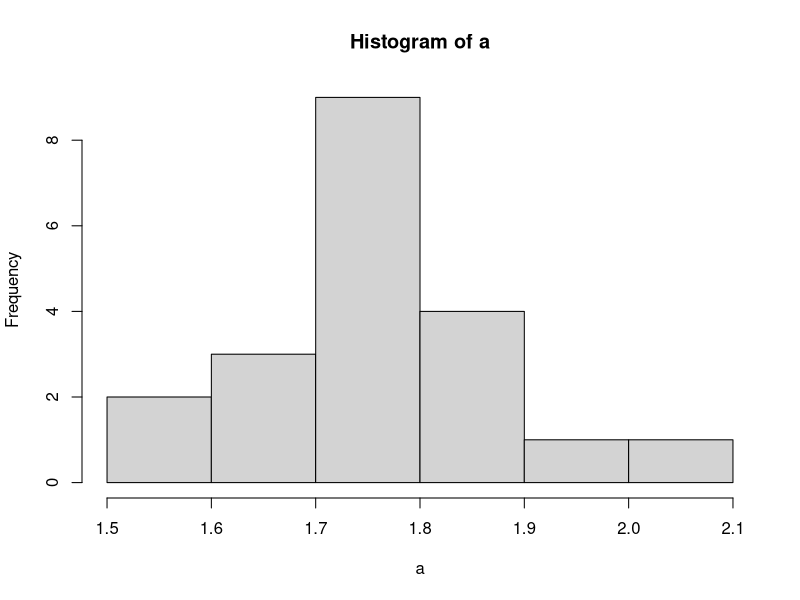
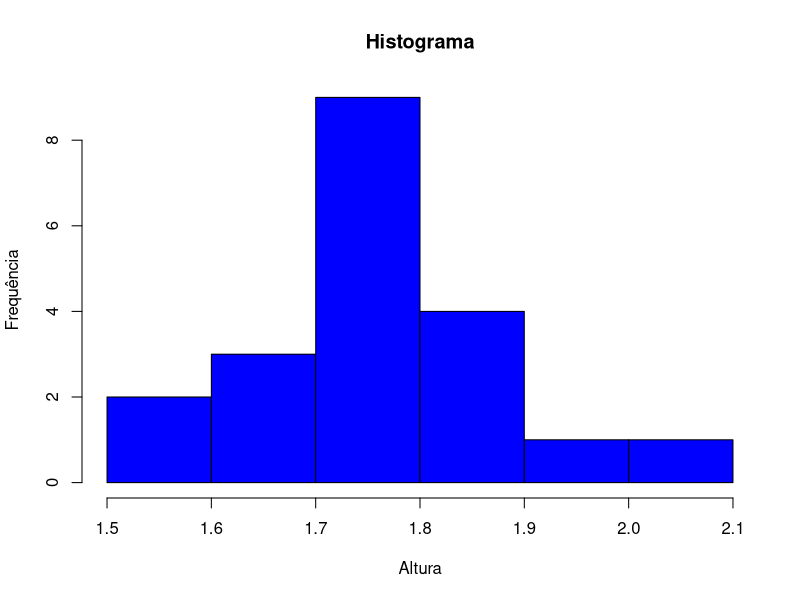

Recreate these plots in R, in order.
#1) Qual é a diferença entre população e amostra?
a <- "População é o conjunto de todos os elementos de uma determinada pesquisa.
Amostra é uma parte da população, que são objetos selecionados para serem estudados."

#2) Para cada uma das variáveis a seguir, determine se a variável é categórica ou numérica. Se a variável for numérica, determine se é discreta ou contínua:
# a.	Valor gasto com vestuário por mês
# b.	Loja de departamento preferida
# c.	Período mais provável em que ocorre a compra de peças de vestuário (dia útil durante o dia, dia útil durante a noite ou final de semana)
# d.	Número de sapatos que a pessoa possui.

"a.	Numérica contínua
 b.	Categórica
 c.	Categórica
 d.	Numérica discreta"

#3) Faça os arredondamentos requeridos usando as funções adequadas, transcreva a sequência os comandos utilizados até chegar ao resultado.
# 8,7578 para 3 algarismos significativos
# 434,4348 para 2 casas decimais
# 56,894 para o maior valor
# 89,335 para o menor valor

c <- round(8.7578, 3)
c2 <- round(434.4348, 2)
c3 <- ceiling(56.894)
c4<- floor(89.335)
c
c2
c3
c4

#4) Siga a sequência abaixo: 
# a) Crie o vetor “A” com a sequência de números de 0 a 100 com incremento 5. 
# b) Utilize os dados do vetor “A” para criar uma matriz 3x7, disposta através das colunas. 
# c) Localize o 3° elemento da 2ª coluna da matriz. 
# d) Usando o comando summary( ), encontre as medidas descritivas da matriz. 
# e) Acrescente uma linha à matriz M contendo elementos sequenciais de 1 a 7, chame a nova matriz de N.

a <- seq(0, 100, 5)
b <- matrix(a, nrow = 3, ncol = 7, byrow = 0)
c <- b[2, 3]
d <- summary(b)
e <- rbind(b, c(1:7))
a
b
c
d
e


#5) Considere as informações contidas abaixo acerca das alturas de 20 alunos. Faça uma distribuição de frequências e o gráfico histograma correspondente, com intervalo fechado a esquerda (escolha a formatação do seu histograma).
# 1.52, 1.56, 1.61, 1.67, 1.68, 1.71, 1.72, 1.72, 1.75, 1.75, 1.76, 1.78, 1.79, 1.80, 1.81, 1.87, 1.88, 1.90, 1.91, 2.01

a <- c(1.52, 1.56, 1.61, 1.67, 1.68, 1.71, 1.72, 1.72, 1.75, 1.75, 1.76, 1.78, 1.79, 1.80, 1.81, 1.87, 1.88, 1.90, 1.91, 2.01)
hist(a)
table(a)
hist(a, breaks = 5, col = "blue", main = "Histograma", xlab = "Altura", ylab = "Frequência")



#6 Prevenir a propagação de trinca de fadiga em estruturas de aviões é um importante elemento de segurança em aeronaves. Um estudo de engenharia para investigar a trinca de fadiga em n = 9 asas carregadas ciclicamente reportou os seguintes comprimentos (em mm) de trinca:
#2,13	2,96	3,02	1,82	1,15	1,37	2,04	2,47	2,60
#Crie um vetor com os valores e calcule a média e o desvio-padrão da amostra.

a <- c(2.13, 2.96, 3.02, 1.82, 1.15, 1.37, 2.04, 2.47, 2.60)
mean(a)
sd(a)
